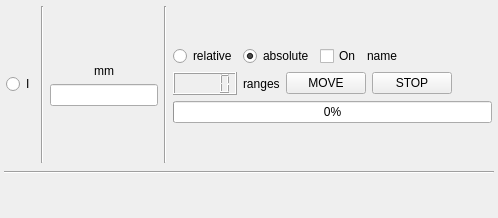
<?xml version="1.0" encoding="UTF-8"?>
<ui version="4.0">
 <class>Form</class>
 <widget class="QWidget" name="Form">
  <property name="geometry">
   <rect>
    <x>0</x>
    <y>0</y>
    <width>400</width>
    <height>121</height>
   </rect>
  </property>
  <property name="windowTitle">
   <string>Form</string>
  </property>
  <layout class="QVBoxLayout" name="verticalLayout">
   <property name="spacing">
    <number>0</number>
   </property>
   <property name="sizeConstraint">
    <enum>QLayout::SetFixedSize</enum>
   </property>
   <property name="leftMargin">
    <number>0</number>
   </property>
   <property name="topMargin">
    <number>0</number>
   </property>
   <property name="rightMargin">
    <number>0</number>
   </property>
   <property name="bottomMargin">
    <number>0</number>
   </property>
   <item>
    <layout class="QVBoxLayout" name="mainVL">
     <property name="sizeConstraint">
      <enum>QLayout::SetFixedSize</enum>
     </property>
     <property name="leftMargin">
      <number>2</number>
     </property>
     <property name="topMargin">
      <number>2</number>
     </property>
     <property name="rightMargin">
      <number>2</number>
     </property>
     <property name="bottomMargin">
      <number>2</number>
     </property>
     <item>
      <layout class="QVBoxLayout" name="axisVL0">
       <property name="spacing">
        <number>6</number>
       </property>
       <property name="sizeConstraint">
        <enum>QLayout::SetFixedSize</enum>
       </property>
       <property name="leftMargin">
        <number>2</number>
       </property>
       <property name="topMargin">
        <number>2</number>
       </property>
       <property name="rightMargin">
        <number>2</number>
       </property>
       <property name="bottomMargin">
        <number>2</number>
       </property>
       <item>
        <layout class="QHBoxLayout" name="axisHL0">
         <property name="leftMargin">
          <number>2</number>
         </property>
         <property name="topMargin">
          <number>2</number>
         </property>
         <property name="rightMargin">
          <number>2</number>
         </property>
         <property name="bottomMargin">
          <number>2</number>
         </property>
         <item>
          <widget class="QRadioButton" name="radioButton_axis">
           <property name="text">
            <string>I</string>
           </property>
          </widget>
         </item>
         <item>
          <widget class="Line" name="line_v1">
           <property name="orientation">
            <enum>Qt::Vertical</enum>
           </property>
          </widget>
         </item>
         <item>
          <layout class="QVBoxLayout" name="axis_valueVL1">
           <item>
            <spacer name="verticalSpacer_value1">
             <property name="orientation">
              <enum>Qt::Vertical</enum>
             </property>
             <property name="sizeHint" stdset="0">
              <size>
               <width>20</width>
               <height>40</height>
              </size>
             </property>
            </spacer>
           </item>
           <item>
            <widget class="QLabel" name="label_dimension">
             <property name="text">
              <string>mm</string>
             </property>
             <property name="alignment">
              <set>Qt::AlignCenter</set>
             </property>
            </widget>
           </item>
           <item>
            <widget class="QLineEdit" name="lineEdit_value"/>
           </item>
           <item>
            <spacer name="verticalSpacer_value2">
             <property name="orientation">
              <enum>Qt::Vertical</enum>
             </property>
             <property name="sizeHint" stdset="0">
              <size>
               <width>20</width>
               <height>40</height>
              </size>
             </property>
            </spacer>
           </item>
          </layout>
         </item>
         <item>
          <widget class="Line" name="line_v2">
           <property name="orientation">
            <enum>Qt::Vertical</enum>
           </property>
          </widget>
         </item>
         <item>
          <layout class="QVBoxLayout" name="axis_controlsVL2">
           <item>
            <spacer name="verticalSpacer_axis_controls1">
             <property name="orientation">
              <enum>Qt::Vertical</enum>
             </property>
             <property name="sizeHint" stdset="0">
              <size>
               <width>20</width>
               <height>40</height>
              </size>
             </property>
            </spacer>
           </item>
           <item>
            <layout class="QHBoxLayout" name="axis_movement_typeHL3">
             <item>
              <widget class="QRadioButton" name="radioButton_relative">
               <property name="text">
                <string>relative</string>
               </property>
              </widget>
             </item>
             <item>
              <widget class="QRadioButton" name="radioButton_absolute">
               <property name="text">
                <string>absolute</string>
               </property>
               <property name="checked">
                <bool>true</bool>
               </property>
              </widget>
             </item>
             <item>
              <widget class="QCheckBox" name="checkBox_On">
               <property name="text">
                <string>On</string>
               </property>
               <property name="checked">
                <bool>false</bool>
               </property>
              </widget>
             </item>
             <item>
              <widget class="QLabel" name="labelAxisname">
               <property name="text">
                <string>name</string>
               </property>
              </widget>
             </item>
             <item>
              <spacer name="horizontalSpacer_axis_movement_type1">
               <property name="orientation">
                <enum>Qt::Horizontal</enum>
               </property>
               <property name="sizeHint" stdset="0">
                <size>
                 <width>40</width>
                 <height>20</height>
                </size>
               </property>
              </spacer>
             </item>
            </layout>
           </item>
           <item>
            <layout class="QHBoxLayout" name="axis_moveHL3">
             <item>
              <widget class="QLCDNumber" name="lcdNumber_position"/>
             </item>
             <item>
              <widget class="QLabel" name="label_ranges">
               <property name="text">
                <string>ranges</string>
               </property>
              </widget>
             </item>
             <item>
              <widget class="QPushButton" name="pushButton_move">
               <property name="text">
                <string>MOVE</string>
               </property>
              </widget>
             </item>
             <item>
              <widget class="QPushButton" name="pushButton_stop">
               <property name="text">
                <string>STOP</string>
               </property>
              </widget>
             </item>
             <item>
              <spacer name="horizontalSpacer_axis_move1">
               <property name="orientation">
                <enum>Qt::Horizontal</enum>
               </property>
               <property name="sizeHint" stdset="0">
                <size>
                 <width>40</width>
                 <height>20</height>
                </size>
               </property>
              </spacer>
             </item>
            </layout>
           </item>
           <item>
            <widget class="QProgressBar" name="progressBar_movement">
             <property name="value">
              <number>0</number>
             </property>
            </widget>
           </item>
           <item>
            <spacer name="verticalSpacer_axis_controls2">
             <property name="orientation">
              <enum>Qt::Vertical</enum>
             </property>
             <property name="sizeHint" stdset="0">
              <size>
               <width>20</width>
               <height>40</height>
              </size>
             </property>
            </spacer>
           </item>
          </layout>
         </item>
        </layout>
       </item>
       <item>
        <widget class="Line" name="line_bottom">
         <property name="orientation">
          <enum>Qt::Horizontal</enum>
         </property>
        </widget>
       </item>
      </layout>
     </item>
     <item>
      <spacer name="verticalSpacer_between">
       <property name="orientation">
        <enum>Qt::Vertical</enum>
       </property>
       <property name="sizeHint" stdset="0">
        <size>
         <width>20</width>
         <height>40</height>
        </size>
       </property>
      </spacer>
     </item>
    </layout>
   </item>
  </layout>
 </widget>
 <resources/>
 <connections/>
</ui>
